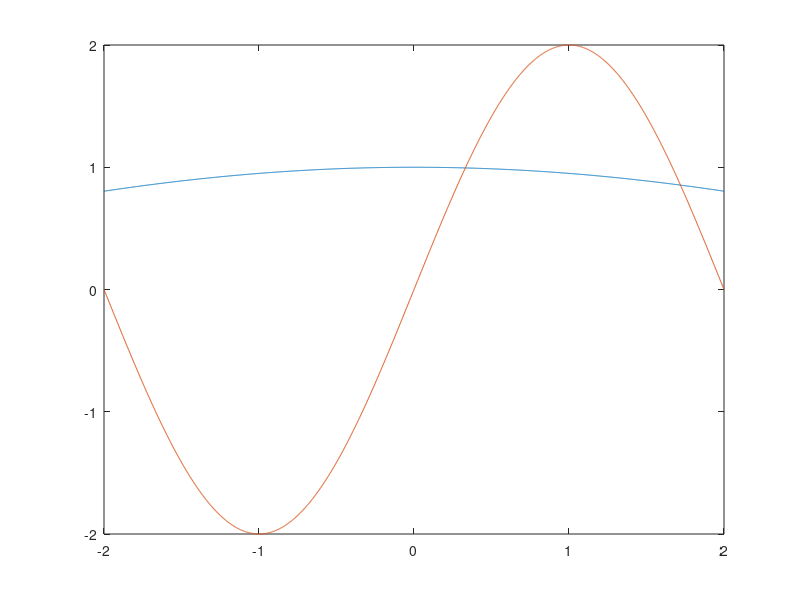

The MATLAB script that drew this image:
t = linspace(-2, 2, 2000);
x1 = cos(t ./ pi);
x2 = 2 .* sin(t .* pi ./ 2);

lineList = plot(t, x1, t, x2);
% set(lineList, 'ButtonDownFcn', @myLineCallBack);

k = waitforbuttonpress;

while k == 0

    hline = gco;

    if get(hline, 'type') == "line"
        set(hline, 'color', rand(1, 3));
    end

    k = waitforbuttonpress;

end
